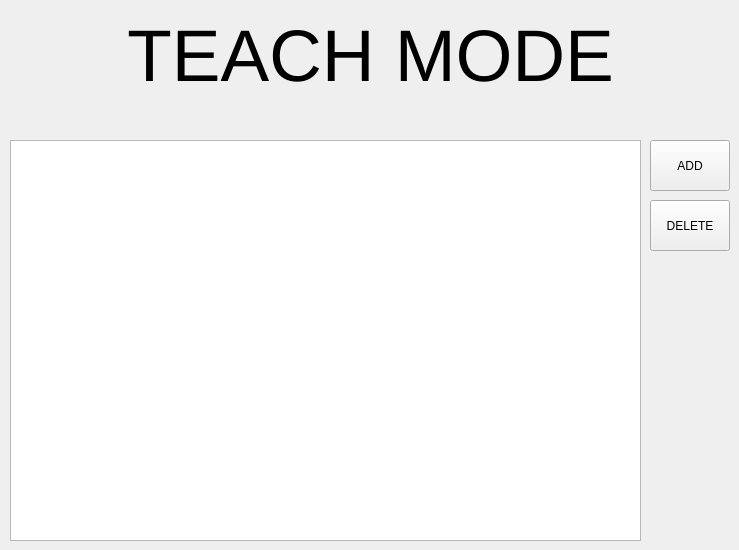
   <widget class="QWidget" name="tab_teachmode">
    <attribute name="title">
     <string>TEACH MODE</string>
    </attribute>
    <widget class="QListWidget" name="list_teach_points">
     <property name="geometry">
      <rect>
       <x>10</x>
       <y>140</y>
       <width>631</width>
       <height>401</height>
      </rect>
     </property>
    </widget>
    <widget class="QPushButton" name="btn_teach_add">
     <property name="geometry">
      <rect>
       <x>650</x>
       <y>140</y>
       <width>80</width>
       <height>51</height>
      </rect>
     </property>
     <property name="text">
      <string>ADD</string>
     </property>
    </widget>
    <widget class="QPushButton" name="btn_teach_del">
     <property name="geometry">
      <rect>
       <x>650</x>
       <y>200</y>
       <width>80</width>
       <height>51</height>
      </rect>
     </property>
     <property name="text">
      <string>DELETE</string>
     </property>
    </widget>
    <widget class="QLabel" name="label_teach_header">
     <property name="geometry">
      <rect>
       <x>20</x>
       <y>20</y>
       <width>701</width>
       <height>71</height>
      </rect>
     </property>
     <property name="font">
      <font>
       <pointsize>55</pointsize>
      </font>
     </property>
     <property name="text">
      <string>TEACH MODE</string>
     </property>
     <property name="textFormat">
      <enum>Qt::PlainText</enum>
     </property>
     <property name="alignment">
      <set>Qt::AlignCenter</set>
     </property>
    </widget>
   </widget>
